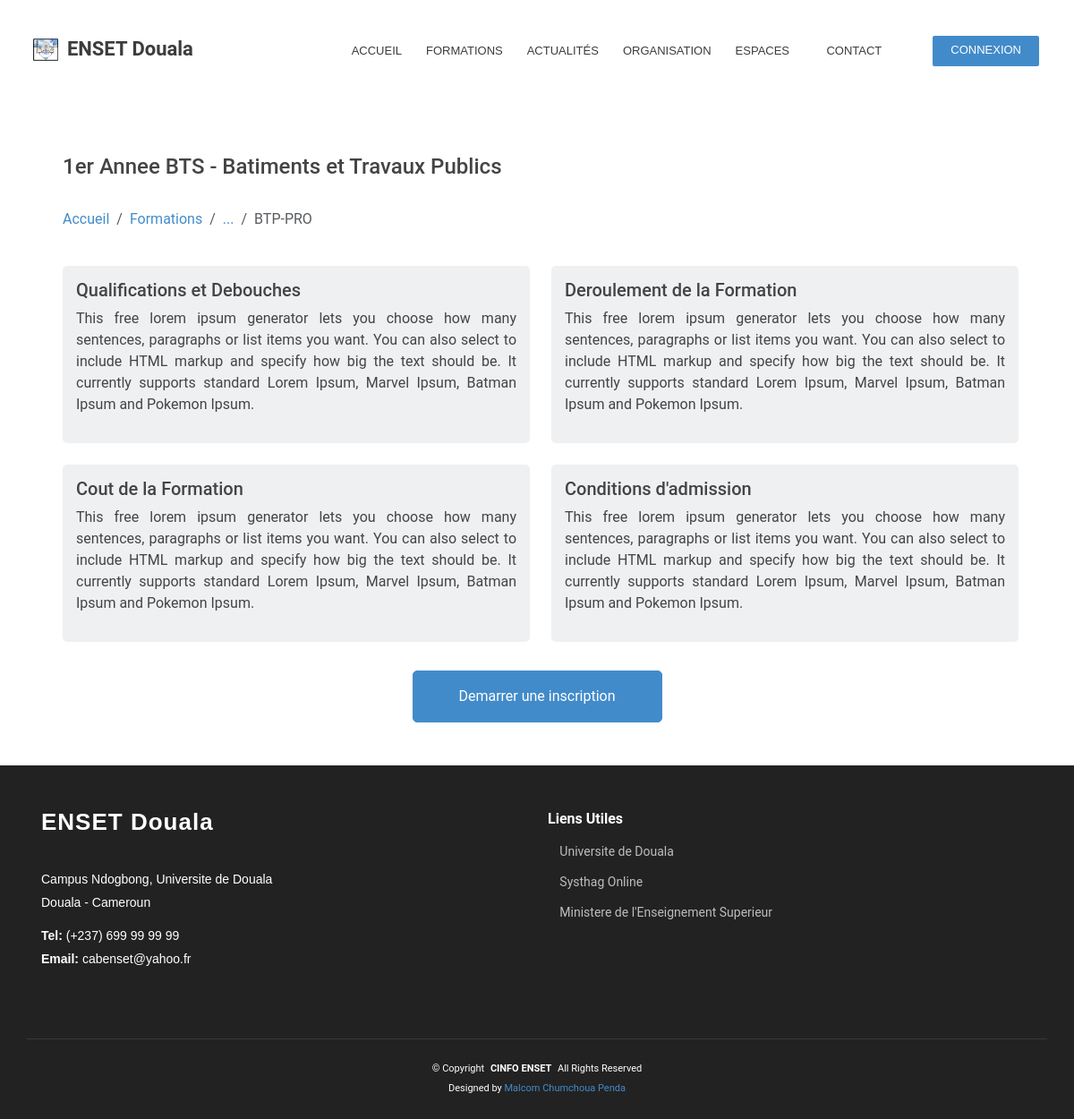
Screenshot of /courses/details?key=CPBTP1&prev_url=/courses/list/all&prev=... with the database file from the repository.
### services/demo/schemas.py (models this page shows)
class Level(db.Model):
    __bind_key__ = 'demo'
    __tablename__ = 'levels'
    id = db.Column(db.String(15), primary_key=True)
    name = db.Column(db.String(100), nullable=False)
    courses = db.relationship('Course', backref='level', cascade=CASCADE)

class Option(db.Model):
    __bind_key__ = 'demo'
    __tablename__ = 'options'
    id = db.Column(db.String(10), primary_key=True)
    name = db.Column(db.String(100), nullable=False)
    unit_id = db.Column(db.String(50), db.ForeignKey('units.id'))
    formation_id = db.Column(db.String(5), db.ForeignKey('formations.id'))
    courses = db.relationship('Course', backref='option', cascade=CASCADE)

class Course(db.Model):
    __bind_key__ = 'demo'
    __tablename__ = 'courses'
    id = db.Column(db.String(10), primary_key=True)
    open = db.Column(db.Boolean, nullable=False)
    period = db.Column(db.String(9), nullable=False)
    text = db.Column(db.String(200), nullable=True)
    option_id = db.Column(db.String(10), db.ForeignKey('options.id'))
    diploma_id = db.Column(db.String(10), db.ForeignKey('diplomas.id'))
    level_id = db.Column(db.String(15), db.ForeignKey('levels.id'))

### pages/courses/routes.py (the view)
@ui.route('/details')
def details():
    prev_url = request.args.get('prev_url')
    prev = request.args.get('prev')
    key = request.args.get('key')
    course = qry.get_course(db.session, key)
    return render_template('courses-details.html',
                           course=course,
                           prev_url=prev_url,
                           prev=prev)

### app.py (called while the page is built)
@app.context_processor
def inject_defaults():
    return {'default_deadline':default_deadline,
            'portals': PORTALS,
            'contact':CONTACT,
            'links':LINKS}

@app.context_processor
def inject_menus():
    return {'landing':LANDING_MENU['children'],
            'login':LOGIN_MENU['children']}

### services/demo/queries.py (called while the page is built, shortened)
def get_course(session, key):
    query = session.query(sch.Course)
    query = query.filter_by(id=key)
    return query.one()

### pages/courses/layouts/courses-details.html (shortened to what this page needs)
{% extends 'landing-details.html' %}
{% block details_main %}
    <div class="container">
        <div class="row ms-3 mt-2 mb-4">
            <h4>{{ course.level.name }} - {{ course.option.name }}</h4>
            <nav aria-label="breadcrumb">
            <ol class="breadcrumb mt-4">
                <li class="breadcrumb-item"><a href="{{ url_for('home.index') }}">Accueil</a></li>
                <li class="breadcrumb-item"><a href="{{ url_for('courses.index') }}">Formations</a></li>
                <li class="breadcrumb-item"><a href="{{ prev_url }}">{{ prev }}</a></li>
                <li class="breadcrumb-item active" aria-current="page">{{ course.option_id }}</li>
            </ol>
            </nav>
        </div>
        <div class="row ms-3 me-2 g-4 pb-4">
            <div class="col-lg-6 col-12">
                <div class="details-info details-rounded">
                    <h5>Qualifications et Debouches</h5>
                    <p>
                        This free lorem ipsum generator lets you choose how many sentences,
                        paragraphs or list items you want. You can also select to include HTML
                        markup and specify how big the text should be. It currently supports
                        standard Lorem Ipsum, Marvel Ipsum, Batman Ipsum and Pokemon Ipsum.
                    </p>
                </div>
            </div>
            <div class="col-lg-6 col-12">
                <div class="details-info details-rounded">
                    <h5>Deroulement de la Formation</h5>
                    <p>
                        This free lorem ipsum generator lets you choose how many sentences,
                        paragraphs or list items you want. You can also select to include HTML
                        markup and specify how big the text should be. It currently supports
                        standard Lorem Ipsum, Marvel Ipsum, Batman Ipsum and Pokemon Ipsum.
                    </p>
                </div>
            </div>
            <div class="col-lg-6 col-12">
                <div class="details-info details-rounded">
                    <h5>Cout de la Formation</h5>
                    <p>
                        This free lorem ipsum generator lets you choose how many sentences,
                        paragraphs or list items you want. You can also select to include HTML
                        markup and specify how big the text should be. It currently supports
                        standard Lorem Ipsum, Marvel Ipsum, Batman Ipsum and Pokemon Ipsum.
                    </p>
                </div>
            </div>
            <div class="col-lg-6 col-12">
                <div class="details-info details-rounded">
                    <h5>Conditions d'admission</h5>
                    <p>
                        This free lorem ipsum generator lets you choose how many sentences,
                        paragraphs or list items you want. You can also select to include HTML
                        markup and specify how big the text should be. It currently supports
                        standard Lorem Ipsum, Marvel Ipsum, Batman Ipsum and Pokemon Ipsum.
                    </p>
                </div>
            </div>
        </div>
        <div class="d-flex justify-content-center pt-2 pb-5">
            <a class="btn btn-primary w-25 py-3"
            href="{{ url_for('admission.index') }}">Demarrer une inscription</a>
        </div>
    </div>
{% endblock %}

### core/theme/static/css/color.css (style rules this page uses)
:root { --primary-color: #428bca; --secondary-dark-color: #3c3c3c; --secondary-color: #444444; --secondary-light-color: #edeff0e3; --white-color: #ffffff; --black-color: #222222; --success-color: rgb(5, 109, 95); --danger-color: rgb(233, 70, 97); }
:root { -e:rgb(68, 68, 68); --primary-transparent-90: rgb(66, 139, 202, 0.90); --primary-transparent-80: rgb(66, 139, 202, 0.80); --primary-transparent-70: rgb(66, 139, 202, 0.70); --primary-transparent-60: rgb(66, 139, 202, 0.60); --primary-transparent-50: rgb(66, 139, 202, 0.50); --primary-transparent-40: rgb(66, 139, 202, 0.40); --primary-transparent-30: rgb(66, 139, 202, 0.30); --primary-transparent-20: rgb(66, 139, 202, 0.20); --primary-transparent-10: rgb(66, 139, 202, 0.10); --secondary-transparent-90: rgb(68, 68, 68, 0.90); --secondary-transparent-80: rgb(68, 68, 68, 0.80); --secondary-transparent-70: rgb(68, 68, 68, 0.70); --secondary-transparent-60: rgb(68, 68, 68, 0.60); --secondary-transparent-50: rgb(68, 68, 68, 0.50); --secondary-transparent-40: rgb(68, 68, 68, 0.40); --secondary-transparent-30: rgb(68, 68, 68, 0.30); --secondary-transparent-20: rgb(68, 68, 68, 0.20); --secondary-transparent-10: rgb(68, 68, 68, 0.10); --white-transparent-90: rgba(255, 255, 255, 0.95); --white-transparent-80: rgba(255, 255, 255, 0.85); --white-transparent-70: rgba(255, 255, 255, 0.75); --white-transparent-60: rgba(255, 255, 255, 0.65); --white-transparent-50: rgba(255, 255, 255, 0.55); --white-transparent-40: rgba(255, 255, 255, 0.45); --white-transparent-30: rgba(255, 255, 255, 0.35); --white-transparent-20: rgba(255, 255, 255, 0.25); --white-transparent-10: rgba(255, 255, 255, 0.15); --black-transparent-90: rgb(34, 34, 34, 0.90); --black-transparent-80: rgb(34, 34, 34, 0.80); --black-transparent-70: rgb(34, 34, 34, 0.70); --black-transparent-60: rgb(34, 34, 34, 0.60); --black-transparent-50: rgb(34, 34, 34, 0.50); --black-transparent-40: rgb(34, 34, 34, 0.40); --black-transparent-30: rgb(34, 34, 34, 0.30); --black-transparent-20: rgb(34, 34, 34, 0.20); --black-transparent-10: rgb(34, 34, 34, 0.10); }

### core/theme/static/css/preloader.css (style rules this page uses)
:root { --background-color: #ffffff; --default-color: #444444; --heading-color: #222222; --accent-color: #428bca; --surface-color: #ffffff; --contrast-color: #ffffff; }

### core/theme/static/css/landing.css (style rules this page uses)
:root { --default-font: "Roboto", system-ui, -apple-system, sans-serif, "Apple Color Emoji", "Segoe UI Emoji", "Segoe UI Symbol"; --heading-font: "Raleway", sans-serif; --nav-font: "Poppins", sans-serif; }
:root { --default-font-size: 14px; --default-font-weight: normal; --h1-font-size: 24px; --h1-font-weight: 700; --h2-font-size: 22px; --h2-font-weight: 600; --h3-font-size: 20px; --h3-font-weight: 600; --h4-font-size: 18px; --h4-font-weight: 600; --h5-font-size: 16px; --h5-font-weight: 600; --h6-font-size: 16px; --h6-font-weight: 600; }
:root { --background-color: var(--white-color); --default-color: var(--secondary-color); --heading-color: var(--black-color); --accent-color: var(--primary-color); --surface-color: var(--white-color); --contrast-color: var(--white-color); --inverted-background-color: var(--secondary-light-color); }
:root { --nav-color: var(--white-color); --nav-hover-color: var(--white-color); --nav-mobile-background-color: var(--white-color); --nav-dropdown-background-color: var(--white-color); --nav-dropdown-color: var(--secondary-color); --nav-dropdown-hover-color: var(--primary-color); }
:root { scroll-behavior: smooth; }
body { color: var(--default-color); background-color: var(--background-color); font-family: var(--default-font); min-height: 100vh; }
*::before, *::after { box-sizing: border-box; }
a { color: var(--accent-color); text-decoration: none; transition: 0.3s; padding-bottom: 0; }
.btn { border-radius: 5px; }
.btn-primary { color: var(--contrast-color); background: var(--primary-color); border-color: var(--primary-color); }
.details-info { padding: 15px; height: 100%; background: transparent; }
.details-info p { text-align: justify; text-justify: inter-word; }
.details-info.details-rounded { border-radius: 5px; background: var(--secondary-light-color); }

### rows the page displays
Level: level.name "1er Annee BTS"
Option: option.name "Batiments et Travaux Publics"
Course: option_id "BTP-PRO"

### other values shown
{{ entry.text }} "ACCUEIL" "FORMATIONS" "ACTUALITÉS" "ORGANISATION" "CONTACT"
{{ entry.text }} "ESPACES"
{{ prev }} "..."
{{ contact.addresse }} "Campus Ndogbong, Universite de Douala"
{{ contact.ville }} "Douala - Cameroun"
{{ contact.tel }} "(+237) 699 99 99 99"
{{ contact.email }} "cabenset@yahoo.fr"
{{ parent.group }} "Liens Utiles"
{{ child.nom }} "Universite de Douala" "Systhag Online" "Ministere de l'Enseignement Superieur"
